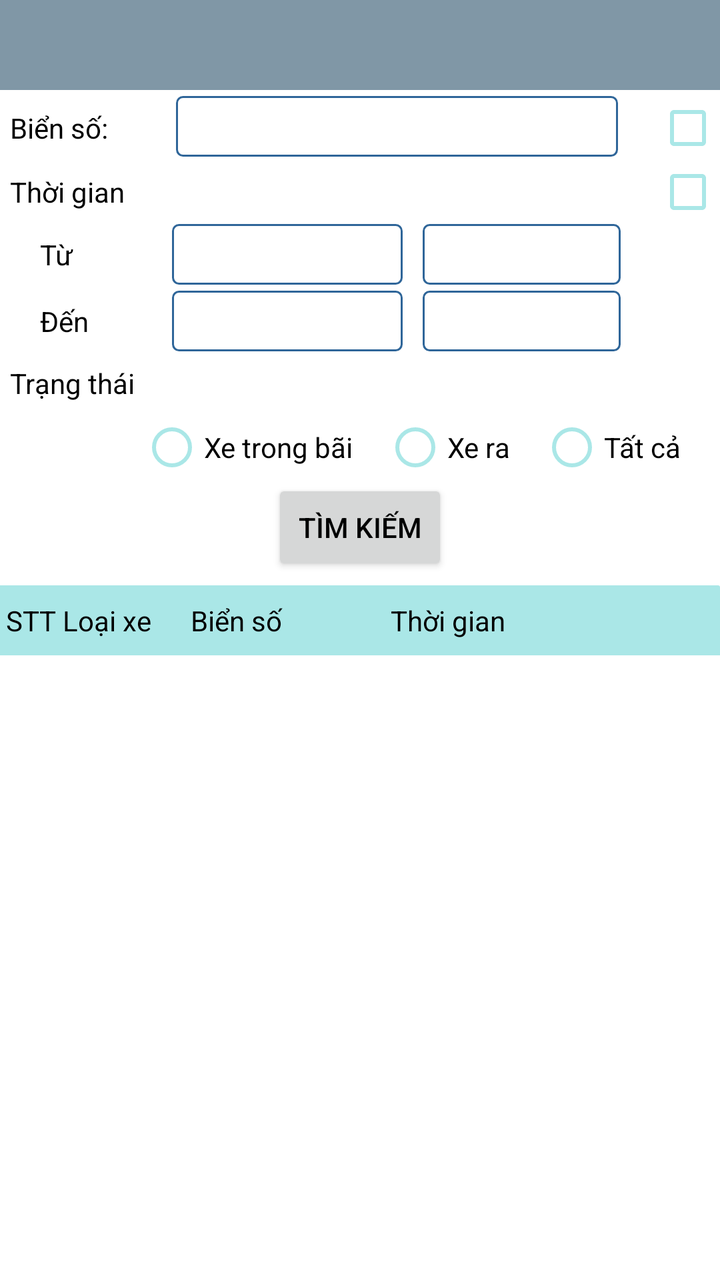
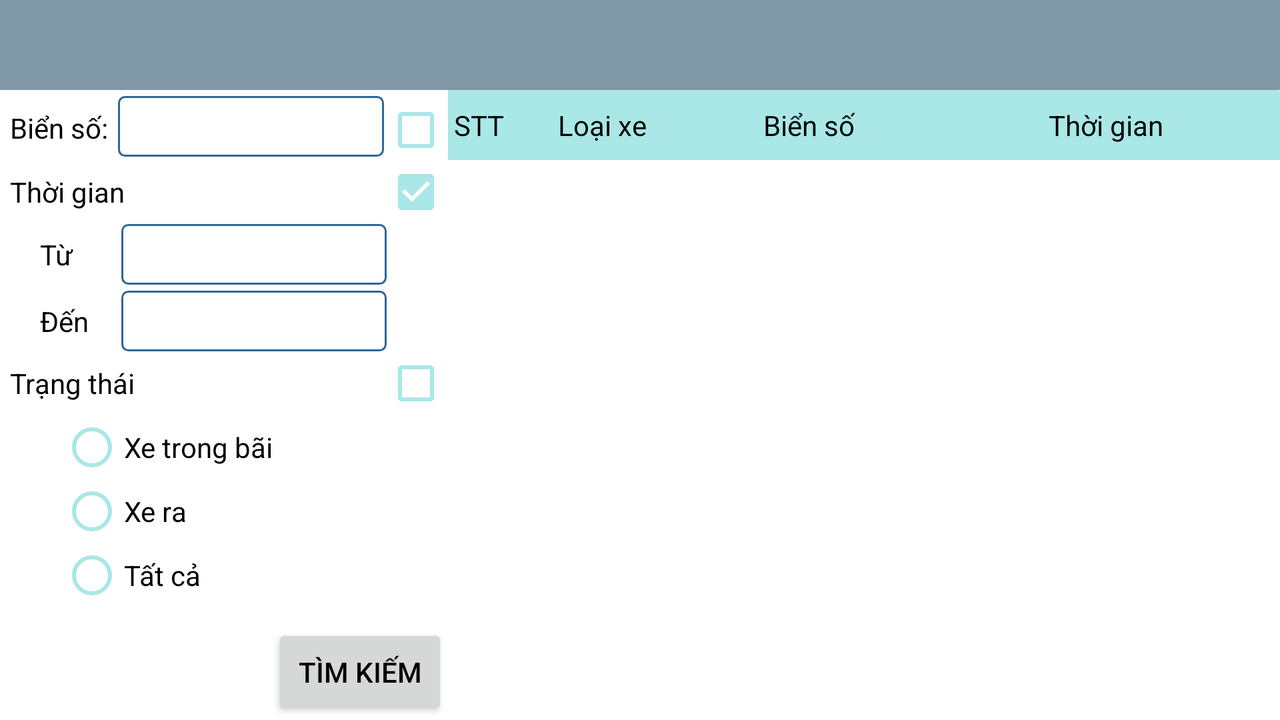

One screen, two layout resources from the same app: the default and the repository's alternative for another configuration. Each is rendered where Android would select it; the XML of both is given below.
<!-- AndroidManifest.xml: activity theme AppNoACtionBar -->
<!-- res/layout/activity_search_car.xml -->
<?xml version="1.0" encoding="utf-8"?>
<LinearLayout xmlns:android="http://schemas.android.com/apk/res/android"
    xmlns:tools="http://schemas.android.com/tools"
    android:id="@+id/activity_main"
    android:layout_width="match_parent"
    android:layout_height="match_parent"
    android:descendantFocusability="beforeDescendants"
    android:focusableInTouchMode="true"
    android:orientation="vertical"
    tools:context="com.dinhcv.ticketmanagement.activity.SearchCarActivity">

    <android.support.design.widget.AppBarLayout
        android:layout_width="match_parent"
        android:layout_height="wrap_content"
        android:theme="@style/ThemeOverlay.AppCompat.Dark.ActionBar">

        <android.support.v7.widget.Toolbar
            android:id="@+id/toolbar_top"
            android:layout_width="match_parent"
            android:layout_height="@dimen/toolbar_top_height"
            android:background="@color/colorToolbarTop" />
    </android.support.design.widget.AppBarLayout>

    <LinearLayout
        android:layout_width="match_parent"
        android:layout_height="match_parent"
        android:background="@color/white"
        android:orientation="vertical"
        android:weightSum="100">

        <LinearLayout
            android:layout_width="match_parent"
            android:layout_height="wrap_content"
            android:orientation="vertical">

            <LinearLayout
                android:layout_width="match_parent"
                android:layout_height="match_parent"
                android:orientation="vertical">

                <LinearLayout
                    android:layout_width="match_parent"
                    android:layout_height="wrap_content"
                    android:orientation="vertical">

                    <LinearLayout
                        android:layout_width="match_parent"
                        android:layout_height="wrap_content"
                        android:layout_marginTop="3dp"
                        android:orientation="horizontal"
                        android:paddingLeft="5dp">

                        <TextView
                            android:layout_width="0dp"
                            android:layout_height="wrap_content"
                            android:layout_gravity="center"
                            android:layout_weight="20"
                            android:paddingRight="5dp"
                            android:text="@string/lisence_plate" />

                        <EditText
                            android:id="@+id/edt_lisence"
                            style="@style/edit_date_single_line"
                            android:layout_width="0dp"
                            android:layout_marginLeft="15dp"
                            android:layout_height="wrap_content"
                            android:layout_weight="65"
                            android:gravity="center_horizontal"
                            android:maxLength="10" />

                        <LinearLayout
                            android:layout_width="0dp"
                            android:layout_height="wrap_content"
                            android:layout_weight="15"
                            android:gravity="right"
                            android:orientation="horizontal">

                            <CheckBox
                                android:id="@+id/cb_1"
                                android:layout_width="wrap_content"
                                android:layout_height="wrap_content"
                                android:buttonTint="@color/colorLight"
                                android:checked="false"
                                android:visibility="visible"/>

                        </LinearLayout>

                    </LinearLayout>

                    <LinearLayout
                        android:layout_width="match_parent"
                        android:layout_height="wrap_content"
                        android:orientation="horizontal"
                        android:paddingLeft="5dp">

                        <TextView
                            android:layout_width="wrap_content"
                            android:layout_height="wrap_content"
                            android:layout_gravity="center"
                            android:paddingRight="5dp"
                            android:text="@string/time" />

                        <View
                            style="@style/edit_text_single_line"
                            android:layout_width="0dp"
                            android:layout_height="1dp"
                            android:layout_weight="1.0"
                            android:gravity="center_horizontal"
                            android:inputType="numberDecimal"
                            android:maxLength="10" />

                        <CheckBox
                            android:id="@+id/cb_2"
                            android:layout_width="wrap_content"
                            android:layout_height="wrap_content"
                            android:buttonTint="@color/colorLight"
                            android:checked="false"
                            android:visibility="visible"/>

                    </LinearLayout>

                    <LinearLayout
                        android:layout_width="match_parent"
                        android:layout_height="wrap_content"
                        android:orientation="horizontal"
                        android:paddingLeft="20dp"
                        android:weightSum="100">

                        <TextView
                            android:layout_width="0dp"
                            android:layout_height="wrap_content"
                            android:layout_gravity="center"
                            android:layout_weight="20"
                            android:paddingRight="5dp"
                            android:text="@string/from" />

                        <EditText
                            android:id="@+id/edt_dateFrom"
                            style="@style/edit_date_single_line"
                            android:layout_width="0dp"
                            android:layout_height="wrap_content"
                            android:layout_weight="35"
                            android:gravity="center_horizontal"
                            android:maxLength="10" />

                        <EditText
                            android:id="@+id/edt_timeFrom"
                            style="@style/edit_date_single_line"
                            android:layout_width="0dp"
                            android:layout_height="wrap_content"
                            android:layout_weight="30"
                            android:layout_marginLeft="10dp"
                            android:gravity="center_horizontal"
                            android:maxLength="10" />


                    </LinearLayout>

                    <LinearLayout
                        android:layout_width="match_parent"
                        android:layout_height="wrap_content"
                        android:layout_marginTop="3dp"
                        android:orientation="horizontal"
                        android:paddingLeft="20dp"
                        android:weightSum="100">

                        <TextView
                            android:layout_width="0dp"
                            android:layout_height="wrap_content"
                            android:layout_gravity="center"
                            android:layout_weight="20"
                            android:paddingRight="5dp"
                            android:text="@string/to" />

                        <EditText
                            android:id="@+id/edt_dateTo"
                            style="@style/edit_date_single_line"
                            android:layout_width="0dp"
                            android:layout_height="wrap_content"
                            android:layout_weight="35"
                            android:gravity="center_horizontal"
                            android:maxLength="10" />

                        <EditText
                            android:id="@+id/edt_timeTo"
                            style="@style/edit_date_single_line"
                            android:layout_width="0dp"
                            android:layout_height="wrap_content"
                            android:layout_weight="30"
                            android:layout_marginLeft="10dp"
                            android:gravity="center_horizontal"
                            android:maxLength="10" />


                    </LinearLayout>

                    <LinearLayout
                        android:layout_width="match_parent"
                        android:layout_height="wrap_content"
                        android:orientation="horizontal"
                        android:paddingLeft="5dp">

                        <TextView
                            android:layout_width="wrap_content"
                            android:layout_height="wrap_content"
                            android:layout_gravity="center"
                            android:paddingRight="5dp"
                            android:text="@string/status" />

                        <View
                            style="@style/edit_text_single_line"
                            android:layout_width="0dp"
                            android:layout_height="1dp"
                            android:layout_weight="1.0"
                            android:gravity="center_horizontal"
                            android:inputType="numberDecimal"
                            android:maxLength="10" />

                        <CheckBox
                            android:id="@+id/cb_3"
                            android:layout_width="wrap_content"
                            android:layout_height="wrap_content"
                            android:buttonTint="@color/colorLight"
                            android:checked="false"
                            android:visibility="invisible"/>

                    </LinearLayout>

                    <RadioGroup
                        android:id="@+id/radioGroup"
                        android:layout_width="wrap_content"
                        android:layout_height="wrap_content"
                        android:checkedButton="@+id/rgchecked"
                        android:orientation="horizontal"
                        android:paddingLeft="70dp">

                        <RadioButton
                            android:id="@+id/rd_in"
                            android:layout_width="wrap_content"
                            android:layout_height="wrap_content"
                            android:buttonTint="@color/colorLight"
                            android:text="@string/car_in_parking" />

                        <RadioButton
                            android:id="@+id/rd_out"
                            android:layout_width="wrap_content"
                            android:layout_height="wrap_content"
                            android:buttonTint="@color/colorLight"
                            android:layout_marginLeft="15dp"
                            android:text="@string/car_out" />

                        <RadioButton
                            android:id="@+id/rd_all"
                            android:layout_width="wrap_content"
                            android:layout_height="wrap_content"
                            android:buttonTint="@color/colorLight"
                            android:layout_marginLeft="15dp"
                            android:text="@string/all" />

                    </RadioGroup>


                </LinearLayout>

                <LinearLayout
                    android:layout_width="match_parent"
                    android:layout_height="wrap_content"
                    android:paddingBottom="5dp"
                    android:gravity="center">

                    <Button
                        android:id="@+id/btn_search"
                        android:layout_width="wrap_content"
                        android:layout_height="wrap_content"
                        android:text="@string/search" />

                </LinearLayout>


            </LinearLayout>

        </LinearLayout>


        <LinearLayout
            android:id="@+id/img_in"
            android:layout_width="match_parent"
            android:layout_height="wrap_content"
            android:orientation="vertical">

            <TableLayout
                android:id="@+id/CEPA110_tableReenterReading"
                android:layout_width="match_parent"
                android:layout_height="wrap_content"
                android:background="@drawable/table_background_header">

                <TableRow xmlns:android="http://schemas.android.com/apk/res/android"
                    android:layout_width="match_parent"
                    android:layout_height="wrap_content"
                    android:paddingBottom="8dp"
                    android:paddingLeft="3dp"
                    android:paddingTop="8dp"
                    android:weightSum="100">

                    <TextView
                        android:layout_width="0dp"
                        android:layout_height="wrap_content"
                        android:layout_gravity="center"
                        android:layout_weight="8"
                        android:gravity="left"
                        android:text="@string/no" />

                    <TextView
                        android:layout_width="0dp"
                        android:layout_height="wrap_content"
                        android:layout_gravity="center"
                        android:layout_weight="18"
                        android:gravity="left"
                        android:text="@string/car_type" />

                    <TextView
                        android:layout_width="0dp"
                        android:layout_height="wrap_content"
                        android:layout_gravity="center"
                        android:layout_weight="28"
                        android:gravity="left"
                        android:text="@string/lisence_plate_row" />

                    <TextView
                        android:layout_width="0dp"
                        android:layout_height="wrap_content"
                        android:layout_gravity="center"
                        android:layout_weight="48"
                        android:gravity="left"
                        android:text="@string/time" />

                </TableRow>
            </TableLayout>

            <ListView
                android:id="@+id/lv_ticket"
                android:layout_width="match_parent"
                android:layout_height="wrap_content">

            </ListView>

        </LinearLayout>

    </LinearLayout>
</LinearLayout>
<!-- resources referenced by this layout -->
<resources>
  <color name="colorLight">#aae7e7</color>
  <color name="colorToolbarTop">#8097a6</color>
  <color name="white">#ffffff</color>
  <dimen name="toolbar_top_height">45dp</dimen>
  <!-- drawable table_background_header (drawable) -->
  <?xml version="1.0" encoding="utf-8"?>
  <layer-list xmlns:android="http://schemas.android.com/apk/res/android" >
  
      <item>
          <shape android:shape="rectangle" >
              <solid android:color="#aae7e7" />
              <corners android:topLeftRadius="1dp"/>
              <corners android:topRightRadius="1dp"/>
          </shape>
      </item>
  
  </layer-list>
  <string name="all">Tất cả</string>
  <string name="car_in_parking">Xe trong bãi</string>
  <string name="car_out">Xe ra</string>
  <string name="car_type">Loại xe</string>
  <string name="from">Từ</string>
  <string name="lisence_plate">Biển số:</string>
  <string name="lisence_plate_row">Biển số</string>
  <string name="no">STT</string>
  <string name="search">Tìm kiếm</string>
  <string name="status">Trạng thái</string>
  <string name="time">Thời gian</string>
  <string name="to">Đến</string>
  <style name="edit_date_single_line">
          <item name="android:background">@drawable/rounded_button_date</item>
          <item name="android:maxLines">1</item>
          <item name="android:singleLine">true</item>
      </style>
  <style name="edit_text_single_line">
          <item name="android:background">@drawable/rounded_edittext</item>
          <item name="android:maxLines">1</item>
          <item name="android:singleLine">true</item>
          <item name="android:imeOptions">actionNext</item>
          <item name="android:selectAllOnFocus">true</item>
      </style>
  <style name="AppNoACtionBar" parent="Theme.AppCompat.Light.NoActionBar">
          <item name="windowActionBar">false</item>
          <item name="windowNoTitle">true</item>
          <item name="android:textColor">@android:color/black</item>
          <item name="android:textColorPrimary">@android:color/black</item>
      </style>
  <!-- drawable rounded_button_date (drawable) -->
  <?xml version="1.0" encoding="utf-8"?>
  <shape xmlns:android="http://schemas.android.com/apk/res/android" >
  
      <solid android:color="#FFFFFF" />
  
      <stroke
          android:width="1dp"
          android:color="#2f6699" />
      <corners
          android:topLeftRadius="3dp"
          android:topRightRadius="3dp"
          android:bottomLeftRadius="3dp"
          android:bottomRightRadius="3dp"
          />
  
      <padding android:top="3dp"
          android:bottom="3dp"
          android:left="2dp"
          android:right="2dp"/>
  
  </shape>
  <!-- drawable rounded_edittext (drawable) -->
  <?xml version="1.0" encoding="utf-8"?>
  <shape xmlns:android="http://schemas.android.com/apk/res/android" >
  
      <solid android:color="#FFFFFF" />
  
      <stroke
          android:width="1dp"
          android:color="#2f6699" />
      <corners
          android:topLeftRadius="3dp"
          android:topRightRadius="3dp"
          android:bottomLeftRadius="3dp"
          android:bottomRightRadius="3dp"
          />
  
      <padding android:top="5dp"
          android:bottom="5dp"
          android:left="2dp"
          android:right="2dp" />
  
  </shape>
</resources>
<!-- res/layout-land/activity_search_car.xml (the repository's variant of the layout above) -->
<!-- drawn on the phone turned sideways -->
<?xml version="1.0" encoding="utf-8"?>
<LinearLayout xmlns:android="http://schemas.android.com/apk/res/android"
    xmlns:tools="http://schemas.android.com/tools"
    android:id="@+id/activity_main"
    android:layout_width="match_parent"
    android:layout_height="match_parent"
    android:orientation="vertical"
    android:descendantFocusability="beforeDescendants"
    android:focusableInTouchMode="true"
    tools:context="com.dinhcv.ticketmanagement.activity.SearchCarActivity">

    <android.support.design.widget.AppBarLayout
        android:layout_width="match_parent"
        android:layout_height="wrap_content"
        android:theme="@style/ThemeOverlay.AppCompat.Dark.ActionBar">

        <android.support.v7.widget.Toolbar
            android:id="@+id/toolbar_top"
            android:layout_width="match_parent"
            android:layout_height="@dimen/toolbar_top_height"
            android:background="@color/colorToolbarTop" />
    </android.support.design.widget.AppBarLayout>

    <LinearLayout
        android:layout_width="match_parent"
        android:layout_height="match_parent"
        android:background="@color/white"
        android:orientation="horizontal"
        android:weightSum="100">

        <LinearLayout
            android:layout_width="0dp"
            android:layout_height="match_parent"
            android:layout_weight="35"
            android:orientation="vertical">

            <RelativeLayout
                android:layout_width="match_parent"
                android:layout_height="match_parent">

                <LinearLayout
                    android:layout_width="match_parent"
                    android:layout_height="wrap_content"
                    android:orientation="vertical">

                    <LinearLayout
                        android:layout_width="match_parent"
                        android:layout_height="wrap_content"
                        android:layout_marginTop="3dp"
                        android:orientation="horizontal"
                        android:paddingLeft="5dp">

                        <TextView
                            android:layout_width="wrap_content"
                            android:layout_height="wrap_content"
                            android:layout_gravity="center"
                            android:paddingRight="5dp"
                            android:text="@string/lisence_plate" />

                        <EditText
                            android:id="@+id/edt_lisence"
                            style="@style/edit_date_single_line"
                            android:layout_width="0dp"
                            android:layout_height="wrap_content"
                            android:layout_weight="30"
                            android:gravity="center_horizontal"
                            android:maxLength="10" />

                        <CheckBox
                            android:id="@+id/cb_1"
                            android:layout_width="wrap_content"
                            android:layout_height="wrap_content"
                            android:buttonTint="@color/colorLight"
                            android:checked="false" />

                    </LinearLayout>

                    <LinearLayout
                        android:layout_width="match_parent"
                        android:layout_height="wrap_content"
                        android:orientation="horizontal"
                        android:paddingLeft="5dp">

                        <TextView
                            android:layout_width="wrap_content"
                            android:layout_height="wrap_content"
                            android:layout_gravity="center"
                            android:paddingRight="5dp"
                            android:text="@string/time" />

                        <View
                            style="@style/edit_text_single_line"
                            android:layout_width="0dp"
                            android:layout_height="1dp"
                            android:layout_weight="1.0"
                            android:gravity="center_horizontal"
                            android:inputType="numberDecimal"
                            android:maxLength="10" />

                        <CheckBox
                            android:id="@+id/cb_2"
                            android:layout_width="wrap_content"
                            android:layout_height="wrap_content"
                            android:buttonTint="@color/colorLight"
                            android:checked="true" />

                    </LinearLayout>

                    <LinearLayout
                        android:layout_width="match_parent"
                        android:layout_height="wrap_content"
                        android:orientation="horizontal"
                        android:paddingLeft="20dp"
                        android:weightSum="100">

                        <TextView
                            android:layout_width="0dp"
                            android:layout_height="wrap_content"
                            android:layout_gravity="center"
                            android:layout_weight="20"
                            android:paddingRight="5dp"
                            android:text="@string/from" />

                        <EditText
                            android:id="@+id/edt_dateFrom"
                            style="@style/edit_date_single_line"
                            android:layout_width="0dp"
                            android:layout_height="wrap_content"
                            android:layout_weight="65"
                            android:gravity="center_horizontal"
                            android:maxLength="10" />


                    </LinearLayout>

                    <LinearLayout
                        android:layout_width="match_parent"
                        android:layout_height="wrap_content"
                        android:layout_marginTop="3dp"
                        android:orientation="horizontal"
                        android:paddingLeft="20dp"
                        android:weightSum="100">

                        <TextView
                            android:layout_width="0dp"
                            android:layout_height="wrap_content"
                            android:layout_gravity="center"
                            android:layout_weight="20"
                            android:paddingRight="5dp"
                            android:text="@string/to" />

                        <EditText
                            android:id="@+id/edt_dateTo"
                            style="@style/edit_date_single_line"
                            android:layout_width="0dp"
                            android:layout_height="wrap_content"
                            android:layout_weight="65"
                            android:gravity="center_horizontal"
                            android:maxLength="10" />


                    </LinearLayout>

                    <LinearLayout
                        android:layout_width="match_parent"
                        android:layout_height="wrap_content"
                        android:orientation="horizontal"
                        android:paddingLeft="5dp">

                        <TextView
                            android:layout_width="wrap_content"
                            android:layout_height="wrap_content"
                            android:layout_gravity="center"
                            android:paddingRight="5dp"
                            android:text="@string/status" />

                        <View
                            style="@style/edit_text_single_line"
                            android:layout_width="0dp"
                            android:layout_height="1dp"
                            android:layout_weight="1.0"
                            android:gravity="center_horizontal"
                            android:inputType="numberDecimal"
                            android:maxLength="10" />

                        <CheckBox
                            android:id="@+id/cb_3"
                            android:layout_width="wrap_content"
                            android:layout_height="wrap_content"
                            android:buttonTint="@color/colorLight"
                            android:checked="false" />

                    </LinearLayout>

                    <RadioGroup
                        android:id="@+id/radioGroup"
                        android:checkedButton="@+id/rgchecked"
                        android:layout_width="wrap_content"
                        android:layout_height="wrap_content"
                        android:paddingLeft="30dp">

                        <RadioButton
                            android:layout_width="wrap_content"
                            android:layout_height="wrap_content"
                            android:buttonTint="@color/colorLight"
                            android:text="@string/car_in_parking" />

                        <RadioButton
                            android:layout_width="wrap_content"
                            android:layout_height="wrap_content"
                            android:buttonTint="@color/colorLight"
                            android:text="@string/car_out" />

                        <RadioButton
                            android:id="@+id/rd_all"
                            android:layout_width="wrap_content"
                            android:layout_height="wrap_content"
                            android:buttonTint="@color/colorLight"
                            android:text="@string/all" />

                    </RadioGroup>


                </LinearLayout>

                <LinearLayout
                    android:layout_width="match_parent"
                    android:layout_height="wrap_content"
                    android:layout_alignParentBottom="true"
                    android:gravity="right">


                    <Button
                        android:id="@+id/btn_search"
                        android:layout_width="wrap_content"
                        android:layout_height="wrap_content"
                        android:text="@string/search" />

                </LinearLayout>


            </RelativeLayout>

        </LinearLayout>


        <LinearLayout
            android:id="@+id/img_in"
            android:layout_width="0dp"
            android:layout_height="match_parent"
            android:layout_weight="65"
            android:orientation="vertical">

            <TableLayout
                android:id="@+id/CEPA110_tableReenterReading"
                android:layout_width="match_parent"
                android:layout_height="wrap_content"
                android:background="@drawable/table_background_header">

                <TableRow xmlns:android="http://schemas.android.com/apk/res/android"
                    android:layout_width="match_parent"
                    android:layout_height="wrap_content"
                    android:paddingTop="8dp"
                    android:paddingBottom="8dp"
                    android:paddingLeft="3dp"
                    android:weightSum="100">

                    <TextView
                        android:layout_width="0dp"
                        android:layout_height="wrap_content"
                        android:layout_gravity="center"
                        android:layout_weight="8"
                        android:gravity="left"
                        android:text="@string/no" />

                    <TextView
                        android:layout_width="0dp"
                        android:layout_height="wrap_content"
                        android:layout_gravity="center"
                        android:layout_weight="20"
                        android:gravity="center"
                        android:text="@string/car_type" />

                    <TextView
                        android:layout_width="0dp"
                        android:layout_height="wrap_content"
                        android:layout_gravity="center"
                        android:layout_weight="30"
                        android:gravity="center"
                        android:text="@string/lisence_plate_row" />

                    <TextView
                        android:layout_width="0dp"
                        android:layout_height="wrap_content"
                        android:layout_gravity="center"
                        android:layout_weight="42"
                        android:gravity="center"
                        android:text="@string/time" />

                </TableRow>
            </TableLayout>

            <ListView
                android:id="@+id/lv_ticket"
                android:layout_width="match_parent"
                android:layout_height="wrap_content">

            </ListView>

        </LinearLayout>

    </LinearLayout>
</LinearLayout>
